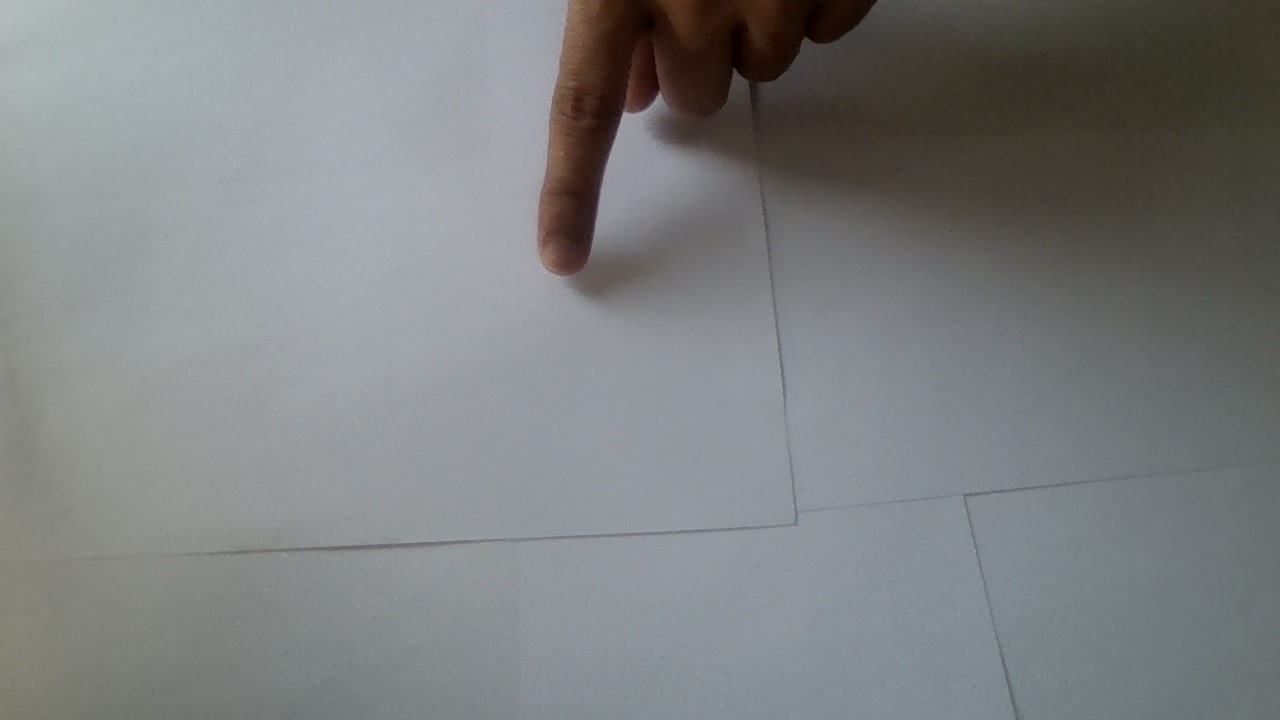
#> input picture 1.jpg, 1280 x 720 px
$ python -i new.py   (imports and definitions only)
#> lines starting #> are read from the running program, lines starting #| are printed output that depends on the picture; after the words box and inside, x2 and y2 are one past the last pixel; in counts of white or black regions, pixels touching at a corner belong together
#> further down, picture is the input picture: shape (720, 1280, 3); mean B, G, R 128.7, 127.8, 125.3
import cv2
import numpy as np
import pyautogui
import time
from scipy.spatial import distance as dist

# Constants for skin detection
SKIN_COLOR_LOWER = np.array([0, 48, 80], dtype=np.uint8)
SKIN_COLOR_UPPER = np.array([20, 255, 255], dtype=np.uint8)

# Homography target rectangle size
RECT_SIZE = (300, 200)
CURSOR_SMOOTHING_FACTOR = 0.3  # To reduce jitter

# Get screen dimensions for full-screen calibration
# [1 line that did not run here, left out]

# Predefined target points on the screen for calibration
# [6 lines that did not run here, left out]

def detect_edges(frame, method="original"):
    """
    Detect edges using Canny.
    Supports both 'original' and 'optimized' methods.
    :param frame: Input frame for edge detection.
    :param method: 'original' for plain Canny, 'optimized' for enhanced quality.
    :return: Edges detected in the frame.
    """
#> called with method = 'original'
    gray = cv2.cvtColor(frame, cv2.COLOR_BGR2GRAY)

    if method == "original":
        # Original Canny Edge Detection
        blurred = cv2.GaussianBlur(gray, (5, 5), 0)
        edges = cv2.Canny(blurred, 50, 150)
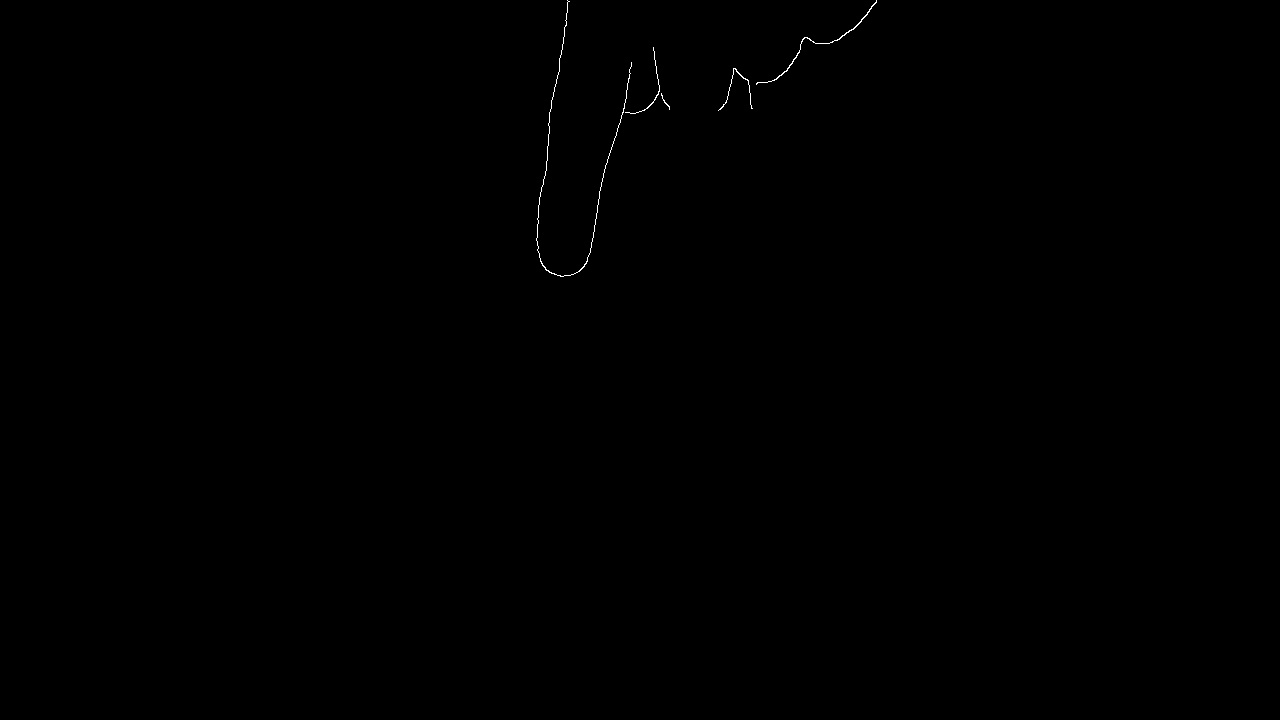
#> edges: shape (720, 1280); 0.11% white in thin lines or dots, all inside (x1, y1, x2, y2) = (536, 0, 877, 277)

    elif method == "optimized":
        # Optimized Canny Edge Detection
        # Step 1: Contrast enhancement using CLAHE
        clahe = cv2.createCLAHE(clipLimit=2.0, tileGridSize=(8, 8))
        gray_enhanced = clahe.apply(gray)

        # Step 2: Noise reduction using bilateral filter
        gray_filtered = cv2.bilateralFilter(gray_enhanced, 9, 75, 75)

        # Step 3: Dynamic thresholding for Canny
        median_intensity = np.median(gray_filtered)
        lower_threshold = int(max(0, 0.66 * median_intensity))
        upper_threshold = int(min(255, 1.33 * median_intensity))
        edges = cv2.Canny(gray_filtered, lower_threshold, upper_threshold)

    else:
        raise ValueError("Invalid method. Choose 'original' or 'optimized'.")

    return edges


# [124 lines left out: functions detect_touchpad, compute_homography, segment_skin, detect_fingertip, smooth_cursor, main, not called in this run]


# [1 line not run here, left out]

>>> import cv2
>>> picture = cv2.imread('1.jpg')
>>> result = detect_edges(picture)
